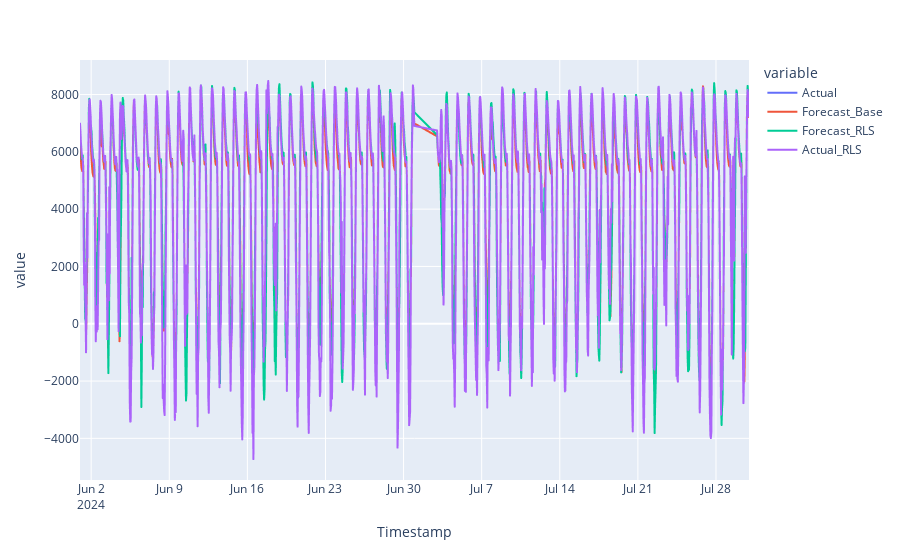

Notebook code for this chart:
### Code cell
results_copy = results.copy()
results_copy = results_copy['2024-06-01':'2024-07-30']
px.line(results_copy).show()

print("RLS Forecast RMSE:", root_mean_squared_error(results_copy['Actual'], results_copy['Forecast_RLS']))
print("RLS Forecast MAE:", mean_absolute_error(results_copy['Actual'], results_copy['Forecast_RLS']))
print("RLS Forecast sMAPE:", smape(results_copy['Actual'], results_copy['Forecast_RLS']))
print("Base Forecast RMSE:", root_mean_squared_error(results_copy['Actual'], results_copy['Forecast_Base']))
print("Base Forecast MAE:", mean_absolute_error(results_copy['Actual'], results_copy['Forecast_Base']))
print("Base Forecast sMAPE:", smape(results_copy['Actual'], results_copy['Forecast_Base']))

### Figure 1 — Plotly figure (JSON) as saved in the notebook; plotly's stock layout.template omitted (floating-point values rounded to 4 significant figures; data arrays with more than 128 entries replaced by an {"elided": "..."} marker saying what was removed)
{"data": [{"hovertemplate": "variable=Actual<br>Timestamp=%{x}<br>value=%{y}<extra></extra>", "legendgroup": "Actual", "line": {"color": "#636efa", "dash": "solid"}, "marker": {"symbol": "circle"}, "mode": "lines", "name": "Actual", "showlegend": true, "type": "scattergl", "x": {"elided": "1392 str values"}, "xaxis": "x", "y": {"elided": "1392 float values"}, "yaxis": "y"}, {"hovertemplate": "variable=Forecast_Base<br>Timestamp=%{x}<br>value=%{y}<extra></extra>", "legendgroup": "Forecast_Base", "line": {"color": "#EF553B", "dash": "solid"}, "marker": {"symbol": "circle"}, "mode": "lines", "name": "Forecast_Base", "showlegend": true, "type": "scattergl", "x": {"elided": "1392 str values"}, "xaxis": "x", "y": {"elided": "1392 float values"}, "yaxis": "y"}, {"hovertemplate": "variable=Forecast_RLS<br>Timestamp=%{x}<br>value=%{y}<extra></extra>", "legendgroup": "Forecast_RLS", "line": {"color": "#00cc96", "dash": "solid"}, "marker": {"symbol": "circle"}, "mode": "lines", "name": "Forecast_RLS", "showlegend": true, "type": "scattergl", "x": {"elided": "1392 str values"}, "xaxis": "x", "y": {"elided": "1392 float values"}, "yaxis": "y"}, {"hovertemplate": "variable=Actual_RLS<br>Timestamp=%{x}<br>value=%{y}<extra></extra>", "legendgroup": "Actual_RLS", "line": {"color": "#ab63fa", "dash": "solid"}, "marker": {"symbol": "circle"}, "mode": "lines", "name": "Actual_RLS", "showlegend": true, "type": "scattergl", "x": {"elided": "1392 str values"}, "xaxis": "x", "y": {"elided": "1392 float values"}, "yaxis": "y"}], "layout": {"legend": {"title": {"text": "variable"}, "tracegroupgap": 0}, "margin": {"t": 60}, "xaxis": {"anchor": "y", "domain": [0, 1], "title": {"text": "Timestamp"}}, "yaxis": {"anchor": "x", "domain": [0, 1], "title": {"text": "value"}}}}
